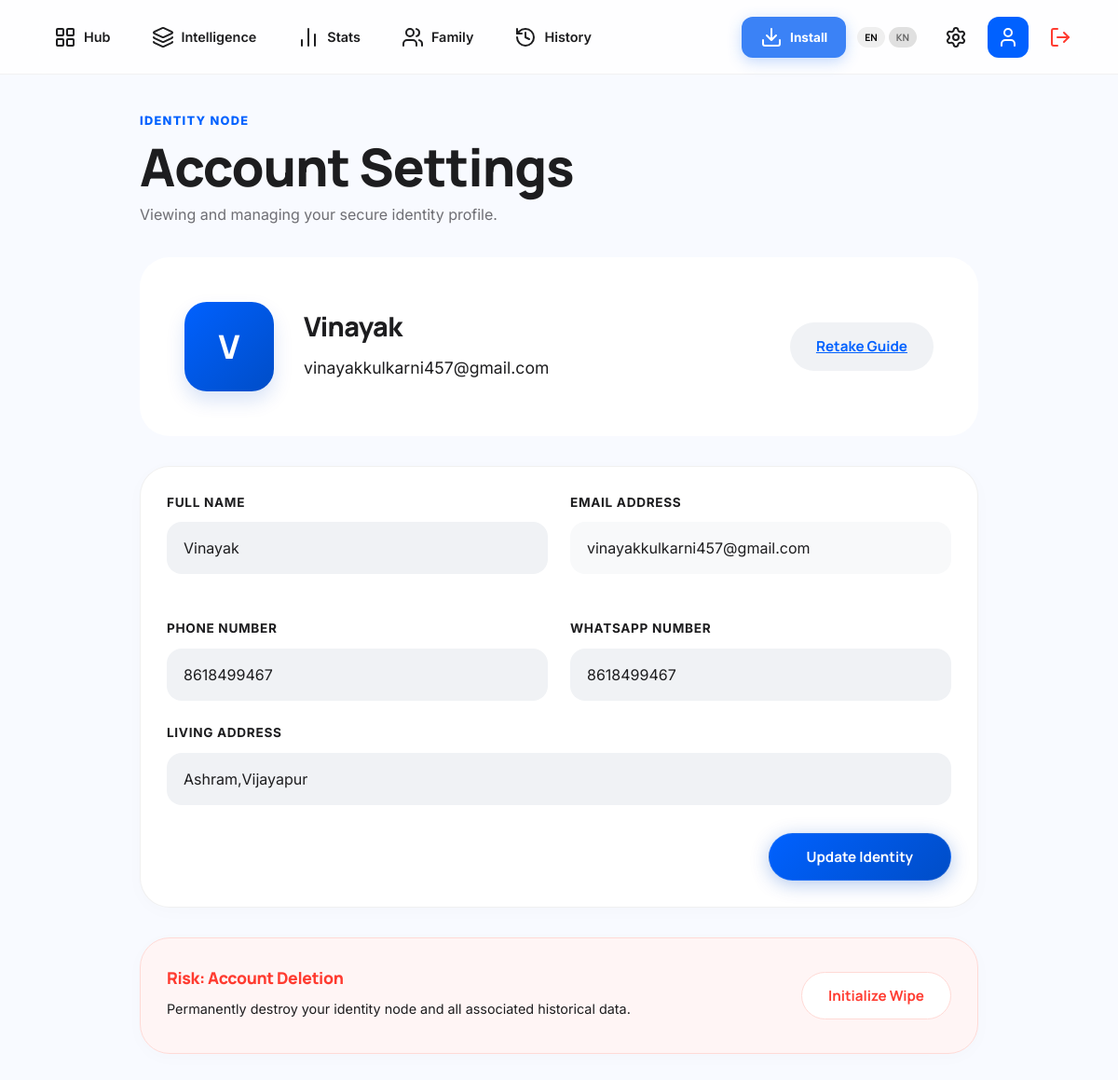
The page /profile (signed in) on the database its author committed.
### tables this page shows
CREATE TABLE users (
        id INTEGER PRIMARY KEY AUTOINCREMENT,
        email TEXT UNIQUE NOT NULL,
        otp TEXT
    , name TEXT, state TEXT, phone TEXT, address TEXT, password TEXT, country TEXT, emergency_contact TEXT, whatsapp_number TEXT, has_seen_tour INTEGER DEFAULT 0, theme TEXT DEFAULT 'default', two_factor INTEGER DEFAULT 0, sensitivity TEXT DEFAULT 'Balanced', auto_clear_history INTEGER DEFAULT 1, loyalty_points INTEGER DEFAULT 100, is_admin INTEGER DEFAULT 0, voice_interface TEXT DEFAULT 'English + Kannada (Sequential)');

### app.py (the view, shortened to what this page needs)
@app.route("/profile", methods=["GET", "POST"])
def profile():
    if not session.get("logged_in"): return redirect("/")
    if session.get("admin_verified"): return redirect("/admin")
    conn = get_db()
    cursor = conn.cursor()
    cursor.execute("SELECT * FROM users WHERE email=?", (session.get("email"),))
    user = cursor.fetchone()
    if not user:
        conn.close()
        session.clear()
        return redirect("/")
    conn.close()
    return render_template("profile.html", user=user)

### database.py (called while the page is built)
def get_db():
    db_path = os.getenv("DATABASE_PATH", "database.db")
    conn = sqlite3.connect(db_path)
    conn.row_factory = sqlite3.Row
    return conn

### templates/profile.html (shortened to what this page needs)
<!DOCTYPE html>
<html lang="en">
<head>
    <link rel="stylesheet" href="{{ url_for('static', filename='style.css') }}">
</head>
<body>
    <nav class="top-nav">
        <div class="nav-wrapper">
            <div class="nav-container">
                <a href="/dashboard" class="nav-link"><i data-lucide="layout-grid"></i> Hub</a>
                <a href="/classification" class="nav-link"><i data-lucide="layers"></i> Intelligence</a>
                <a href="/analytics" class="nav-link"><i data-lucide="bar-chart-2"></i> Stats</a>
                <a href="/family" class="nav-link"><i data-lucide="users"></i> Family</a>
                <a href="/history" class="nav-link"><i data-lucide="history"></i> History</a>
            </div>
            <div class="nav-right">
                <button id="pwa-install-btn" class="btn-pwa-old" style="display: none;">
                    <i data-lucide="download"></i> Install
                </button>
                <div style="display: flex; gap: 4px; margin-right: 8px;">
                    <button onclick="setLanguage('en')" id="btn-en" class="btn" style="padding: 4px 8px; font-size: 0.65rem;">EN</button>
                    <button onclick="setLanguage('kn')" id="btn-kn" class="btn" style="padding: 4px 8px; font-size: 0.65rem; background: #e0e0e0; color: #666;">KN</button>
                </div>
                <a href="/settings" class="nav-icon-btn"><i data-lucide="settings"></i></a>
                <a href="/profile" class="nav-icon-btn active" style="background: var(--primary); color: white;"><i data-lucide="user"></i></a>
                <a href="/logout" class="nav-icon-btn text-danger"><i data-lucide="log-out"></i></a>
            </div>
        </div>
    </nav>
    <main class="main-content animate-fade-in">
        <div class="profile-container">
            <header class="editorial-header">
                <span class="editorial-cap">Identity Node</span>
                <h1 id="tour-hub-title">Account Settings</h1>
                <p style="color: var(--text-muted); font-size: 1rem; margin-top: 8px;">Viewing and managing your secure identity profile.</p>
            </header>
            <div class="hero-section">
                <div class="avatar">{{ user['name'][0].upper() }}</div>
                <div style="flex: 1;">
                    <h2 style="margin: 0; font-weight: 800; font-size: 1.8rem;">{{ user['name'] }}</h2>
                    <p style="color: var(--on-surface-variant); margin: 8px 0; font-size: 1.1rem;">{{ user['email'] }}</p>
                </div>
                <a href="/dashboard?reset_tour=1" class="btn" style="background: var(--surface-container-low); color: var(--primary);">Retake Guide</a>
            </div>
            <div class="bento-card">
                <form method="POST">
                    <div class="form-grid">
                        <div class="form-group">
                            <label class="label">Full Name</label>
                            <input type="text" name="name" class="form-input" value="{{ user['name'] }}" required>
                        </div>
                        <div class="form-group">
                            <label class="label">Email Address</label>
                            <input type="email" class="form-input" value="{{ user['email'] }}" readonly style="background: #F8F9FA;">
                        </div>
                        <div class="form-group">
                            <label class="label">Phone Number</label>
                            <input type="tel" name="phone" class="form-input" value="{{ user['phone'] or '' }}">
                        </div>
                        <div class="form-group">
                            <label class="label">WhatsApp Number</label>
                            <input type="tel" name="whatsapp_number" class="form-input" value="{{ user['whatsapp_number'] or '' }}" placeholder="+919876543210">
                        </div>
                    </div>
                    <div class="form-group">
                        <label class="label">Living Address</label>
                        <input type="text" name="address" class="form-input" value="{{ user['address'] or '' }}">
                    </div>
                    <div style="margin-top: 30px; display: flex; justify-content: flex-end;">
                        <button type="submit" class="btn btn-primary" style="padding: 14px 40px;">Update Identity</button>
                    </div>
                </form>
            </div>
            <div class="bento-card" style="margin-top: 32px; background: #fff5f5; border-color: #ffdad6;">
                <div style="display: flex; justify-content: space-between; align-items: center;">
                    <div>
                        <h4 style="color: var(--danger); margin: 0; font-size: 1.1rem;">Risk: Account Deletion</h4>
                        <p style="font-size: 0.9rem; color: var(--on-surface-variant); margin: 8px 0;">Permanently destroy your identity node and all associated historical data.</p>
                    </div>
                    <button onclick="confirmDelete()" class="btn" style="background: white; color: var(--danger); border: 1px solid #ffdad6;">Initialize Wipe</button>
                </div>
            </div>
        </div>
    </main>
<script src="{{ url_for('static', filename='pwa.js') }}"></script></body>
</html>

### templates/profile.html (style rules this page uses)
.profile-container { max-width: 900px; margin: 0 auto; }
.hero-section { display: flex; align-items: center; gap: 32px; padding: 48px; background: var(--surface-container-lowest); border-radius: var(--radius-xl); border: 1px solid var(--outline-variant); margin-bottom: 32px; }
.avatar { width: 96px; height: 96px; border-radius: 24px; background: linear-gradient(135deg, var(--primary), var(--primary-container)); color: white; display: flex; align-items: center; justify-content: center; font-size: 2.2rem; font-weight: 800; font-family: 'Manrope', sans-serif; box-shadow: 0 10px 20px rgba(0, 75, 202, 0.15); }
.form-grid { display: grid; grid-template-columns: 1fr 1fr; gap: 24px; }
.form-group { margin-bottom: 24px; }
.label { display: block; font-weight: 700; font-size: 0.85rem; margin-bottom: 10px; color: var(--on-surface-variant); text-transform: uppercase; letter-spacing: 0.05em; }

### rows shown on the page
users: name "V", name "Vinayak", email "vinayakkulkarni457@gmail.com", phone "8618499467", whatsapp_number "8618499467", address "Ashram,Vijayapur"
